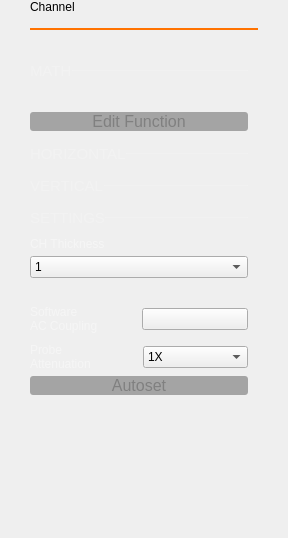
<?xml version="1.0" encoding="UTF-8"?>
<ui version="4.0">
 <class>ChannelSettings</class>
 <widget class="QWidget" name="ChannelSettings">
  <property name="geometry">
   <rect>
    <x>0</x>
    <y>0</y>
    <width>288</width>
    <height>538</height>
   </rect>
  </property>
  <property name="windowTitle">
   <string>Form</string>
  </property>
  <layout class="QVBoxLayout" name="vLayout">
   <property name="spacing">
    <number>0</number>
   </property>
   <property name="leftMargin">
    <number>30</number>
   </property>
   <property name="topMargin">
    <number>0</number>
   </property>
   <property name="rightMargin">
    <number>30</number>
   </property>
   <item>
    <widget class="QLabel" name="label_channelName">
     <property name="sizePolicy">
      <sizepolicy hsizetype="Fixed" vsizetype="Fixed">
       <horstretch>0</horstretch>
       <verstretch>0</verstretch>
      </sizepolicy>
     </property>
     <property name="text">
      <string>Channel</string>
     </property>
    </widget>
   </item>
   <item>
    <spacer name="verticalSpacer">
     <property name="orientation">
      <enum>Qt::Vertical</enum>
     </property>
     <property name="sizeType">
      <enum>QSizePolicy::Fixed</enum>
     </property>
     <property name="sizeHint" stdset="0">
      <size>
       <width>0</width>
       <height>14</height>
      </size>
     </property>
    </spacer>
   </item>
   <item>
    <widget class="Line" name="line_channelColor">
     <property name="minimumSize">
      <size>
       <width>0</width>
       <height>2</height>
      </size>
     </property>
     <property name="maximumSize">
      <size>
       <width>16777215</width>
       <height>2</height>
      </size>
     </property>
     <property name="styleSheet">
      <string notr="true">border: 2px solid #ff7200</string>
     </property>
     <property name="orientation">
      <enum>Qt::Horizontal</enum>
     </property>
    </widget>
   </item>
   <item>
    <spacer name="verticalSpacer_3">
     <property name="orientation">
      <enum>Qt::Vertical</enum>
     </property>
     <property name="sizeType">
      <enum>QSizePolicy::Fixed</enum>
     </property>
     <property name="sizeHint" stdset="0">
      <size>
       <width>20</width>
       <height>32</height>
      </size>
     </property>
    </spacer>
   </item>
   <item>
    <widget class="QScrollArea" name="scrollArea">
     <property name="sizePolicy">
      <sizepolicy hsizetype="Expanding" vsizetype="Preferred">
       <horstretch>0</horstretch>
       <verstretch>0</verstretch>
      </sizepolicy>
     </property>
     <property name="frameShape">
      <enum>QFrame::NoFrame</enum>
     </property>
     <property name="horizontalScrollBarPolicy">
      <enum>Qt::ScrollBarAlwaysOff</enum>
     </property>
     <property name="widgetResizable">
      <bool>true</bool>
     </property>
     <widget class="QWidget" name="scrollAreaWidgetContents">
      <property name="geometry">
       <rect>
        <x>0</x>
        <y>0</y>
        <width>228</width>
        <height>464</height>
       </rect>
      </property>
      <property name="sizePolicy">
       <sizepolicy hsizetype="Expanding" vsizetype="Expanding">
        <horstretch>0</horstretch>
        <verstretch>0</verstretch>
       </sizepolicy>
      </property>
      <layout class="QVBoxLayout" name="verticalLayout">
       <property name="spacing">
        <number>0</number>
       </property>
       <property name="leftMargin">
        <number>0</number>
       </property>
       <property name="topMargin">
        <number>0</number>
       </property>
       <property name="rightMargin">
        <number>10</number>
       </property>
       <property name="bottomMargin">
        <number>0</number>
       </property>
       <item>
        <layout class="QVBoxLayout" name="math_settings_layout">
         <property name="spacing">
          <number>0</number>
         </property>
         <property name="bottomMargin">
          <number>0</number>
         </property>
         <item>
          <widget class="QWidget" name="math_settings_widget" native="true">
           <layout class="QVBoxLayout" name="verticalLayout_2" stretch="0,0,0">
            <property name="spacing">
             <number>6</number>
            </property>
            <property name="leftMargin">
             <number>0</number>
            </property>
            <property name="topMargin">
             <number>0</number>
            </property>
            <property name="rightMargin">
             <number>0</number>
            </property>
            <property name="bottomMargin">
             <number>0</number>
            </property>
            <item>
             <layout class="QHBoxLayout" name="horizontalLayout" stretch="0,0">
              <property name="spacing">
               <number>0</number>
              </property>
              <property name="leftMargin">
               <number>0</number>
              </property>
              <property name="topMargin">
               <number>0</number>
              </property>
              <property name="rightMargin">
               <number>0</number>
              </property>
              <property name="bottomMargin">
               <number>0</number>
              </property>
              <item>
               <widget class="QLabel" name="label">
                <property name="sizePolicy">
                 <sizepolicy hsizetype="Fixed" vsizetype="Fixed">
                  <horstretch>0</horstretch>
                  <verstretch>0</verstretch>
                 </sizepolicy>
                </property>
                <property name="styleSheet">
                 <string notr="true">QLabel {
  font-size: 15px;
  color: rgba(255, 255, 255, 51);
}</string>
                </property>
                <property name="text">
                 <string>MATH</string>
                </property>
               </widget>
              </item>
              <item>
               <widget class="Line" name="line_4">
                <property name="maximumSize">
                 <size>
                  <width>16777215</width>
                  <height>1</height>
                 </size>
                </property>
                <property name="styleSheet">
                 <string notr="true">border: 1px solid rgb(255, 255, 255, 15);</string>
                </property>
                <property name="orientation">
                 <enum>Qt::Horizontal</enum>
                </property>
               </widget>
              </item>
             </layout>
            </item>
            <item>
             <layout class="QHBoxLayout" name="horizontalLayout_2">
              <property name="spacing">
               <number>0</number>
              </property>
              <property name="leftMargin">
               <number>0</number>
              </property>
              <property name="topMargin">
               <number>0</number>
              </property>
              <property name="rightMargin">
               <number>0</number>
              </property>
              <item>
               <spacer name="horizontalSpacer">
                <property name="orientation">
                 <enum>Qt::Horizontal</enum>
                </property>
                <property name="sizeHint" stdset="0">
                 <size>
                  <width>40</width>
                  <height>20</height>
                 </size>
                </property>
               </spacer>
              </item>
              <item>
               <widget class="QLabel" name="function_2">
                <property name="styleSheet">
                 <string notr="true">QLabel {
	color: white;
	font: bold  &quot;Times New Roman&quot;;	
	font-size: 16px;
}</string>
                </property>
                <property name="text">
                 <string/>
                </property>
               </widget>
              </item>
              <item>
               <spacer name="horizontalSpacer_2">
                <property name="orientation">
                 <enum>Qt::Horizontal</enum>
                </property>
                <property name="sizeHint" stdset="0">
                 <size>
                  <width>40</width>
                  <height>20</height>
                 </size>
                </property>
               </spacer>
              </item>
             </layout>
            </item>
            <item>
             <widget class="QPushButton" name="btnEditMath">
              <property name="styleSheet">
               <string notr="true">QPushButton {
	background-color: rgba(0, 0, 0, 80);
	color: gray;
	font: bold  &quot;Times New Roman&quot;;	
	font-size: 16px;
	border-radius: 3px;
  	border: 2px rgba(0, 0, 0, 80);
}

QPushButton:hover {
	color: white;
	background-color: rgba(0, 0, 0, 60);
	border-color: rgba(0, 0, 0, 60);
}</string>
              </property>
              <property name="text">
               <string>Edit Function</string>
              </property>
              <property name="checkable">
               <bool>true</bool>
              </property>
             </widget>
            </item>
           </layout>
          </widget>
         </item>
        </layout>
       </item>
       <item>
        <spacer name="verticalSpacer_10">
         <property name="orientation">
          <enum>Qt::Vertical</enum>
         </property>
         <property name="sizeType">
          <enum>QSizePolicy::Fixed</enum>
         </property>
         <property name="sizeHint" stdset="0">
          <size>
           <width>0</width>
           <height>14</height>
          </size>
         </property>
        </spacer>
       </item>
       <item>
        <layout class="QVBoxLayout" name="horizontal">
         <property name="spacing">
          <number>10</number>
         </property>
         <property name="topMargin">
          <number>0</number>
         </property>
         <item>
          <layout class="QHBoxLayout" name="horizontalLayout_17">
           <property name="spacing">
            <number>0</number>
           </property>
           <property name="leftMargin">
            <number>0</number>
           </property>
           <property name="topMargin">
            <number>0</number>
           </property>
           <property name="rightMargin">
            <number>0</number>
           </property>
           <property name="bottomMargin">
            <number>0</number>
           </property>
           <item>
            <widget class="QLabel" name="label_10">
             <property name="sizePolicy">
              <sizepolicy hsizetype="Fixed" vsizetype="Fixed">
               <horstretch>0</horstretch>
               <verstretch>0</verstretch>
              </sizepolicy>
             </property>
             <property name="styleSheet">
              <string notr="true">QLabel {
  font-size: 15px;
  color: rgba(255, 255, 255, 51);
}</string>
             </property>
             <property name="text">
              <string>HORIZONTAL</string>
             </property>
            </widget>
           </item>
           <item>
            <widget class="Line" name="line_2">
             <property name="minimumSize">
              <size>
               <width>0</width>
               <height>1</height>
              </size>
             </property>
             <property name="maximumSize">
              <size>
               <width>16777215</width>
               <height>1</height>
              </size>
             </property>
             <property name="styleSheet">
              <string notr="true">border: 1px solid rgb(255, 255, 255, 15);</string>
             </property>
             <property name="orientation">
              <enum>Qt::Horizontal</enum>
             </property>
            </widget>
           </item>
          </layout>
         </item>
        </layout>
       </item>
       <item>
        <spacer name="verticalSpacer_5">
         <property name="orientation">
          <enum>Qt::Vertical</enum>
         </property>
         <property name="sizeType">
          <enum>QSizePolicy::Fixed</enum>
         </property>
         <property name="sizeHint" stdset="0">
          <size>
           <width>0</width>
           <height>14</height>
          </size>
         </property>
        </spacer>
       </item>
       <item>
        <layout class="QVBoxLayout" name="vertical">
         <property name="spacing">
          <number>10</number>
         </property>
         <property name="topMargin">
          <number>0</number>
         </property>
         <item>
          <layout class="QHBoxLayout" name="horizontalLayout_16">
           <property name="spacing">
            <number>0</number>
           </property>
           <property name="leftMargin">
            <number>0</number>
           </property>
           <property name="topMargin">
            <number>0</number>
           </property>
           <property name="rightMargin">
            <number>0</number>
           </property>
           <property name="bottomMargin">
            <number>0</number>
           </property>
           <item>
            <widget class="QLabel" name="label_9">
             <property name="sizePolicy">
              <sizepolicy hsizetype="Fixed" vsizetype="Fixed">
               <horstretch>0</horstretch>
               <verstretch>0</verstretch>
              </sizepolicy>
             </property>
             <property name="styleSheet">
              <string notr="true">QLabel {
  font-size: 15px;
  color: rgba(255, 255, 255, 51);
}</string>
             </property>
             <property name="text">
              <string>VERTICAL</string>
             </property>
            </widget>
           </item>
           <item>
            <widget class="Line" name="line">
             <property name="minimumSize">
              <size>
               <width>0</width>
               <height>1</height>
              </size>
             </property>
             <property name="maximumSize">
              <size>
               <width>16777215</width>
               <height>1</height>
              </size>
             </property>
             <property name="styleSheet">
              <string notr="true">border: 1px solid rgb(255, 255, 255, 15);</string>
             </property>
             <property name="orientation">
              <enum>Qt::Horizontal</enum>
             </property>
            </widget>
           </item>
          </layout>
         </item>
        </layout>
       </item>
       <item>
        <spacer name="verticalSpacer_4">
         <property name="orientation">
          <enum>Qt::Vertical</enum>
         </property>
         <property name="sizeType">
          <enum>QSizePolicy::Fixed</enum>
         </property>
         <property name="sizeHint" stdset="0">
          <size>
           <width>0</width>
           <height>14</height>
          </size>
         </property>
        </spacer>
       </item>
       <item>
        <layout class="QVBoxLayout" name="settings">
         <property name="spacing">
          <number>10</number>
         </property>
         <item>
          <layout class="QHBoxLayout" name="horizontalLayout_19">
           <property name="spacing">
            <number>0</number>
           </property>
           <property name="leftMargin">
            <number>0</number>
           </property>
           <property name="topMargin">
            <number>0</number>
           </property>
           <property name="rightMargin">
            <number>0</number>
           </property>
           <property name="bottomMargin">
            <number>0</number>
           </property>
           <item>
            <widget class="QLabel" name="label_8">
             <property name="sizePolicy">
              <sizepolicy hsizetype="Fixed" vsizetype="Fixed">
               <horstretch>0</horstretch>
               <verstretch>0</verstretch>
              </sizepolicy>
             </property>
             <property name="styleSheet">
              <string notr="true">QLabel {
  font-size: 15px;
  color: rgba(255, 255, 255, 51);
}</string>
             </property>
             <property name="text">
              <string>SETTINGS</string>
             </property>
            </widget>
           </item>
           <item>
            <widget class="Line" name="line_3">
             <property name="minimumSize">
              <size>
               <width>0</width>
               <height>1</height>
              </size>
             </property>
             <property name="maximumSize">
              <size>
               <width>16777215</width>
               <height>1</height>
              </size>
             </property>
             <property name="styleSheet">
              <string notr="true">border: 1px solid rgb(255, 255, 255, 15);</string>
             </property>
             <property name="orientation">
              <enum>Qt::Horizontal</enum>
             </property>
            </widget>
           </item>
          </layout>
         </item>
        </layout>
       </item>
       <item>
        <layout class="QGridLayout" name="gridLayout">
         <property name="leftMargin">
          <number>0</number>
         </property>
         <property name="topMargin">
          <number>0</number>
         </property>
         <property name="rightMargin">
          <number>0</number>
         </property>
         <property name="bottomMargin">
          <number>0</number>
         </property>
         <property name="horizontalSpacing">
          <number>0</number>
         </property>
         <property name="verticalSpacing">
          <number>10</number>
         </property>
         <item row="1" column="0" colspan="2">
          <layout class="QVBoxLayout" name="vLayoutLineWidth">
           <property name="spacing">
            <number>0</number>
           </property>
           <property name="topMargin">
            <number>10</number>
           </property>
           <property name="bottomMargin">
            <number>0</number>
           </property>
           <item>
            <widget class="QLabel" name="lblLineWidth">
             <property name="styleSheet">
              <string notr="true">color: rgba(255, 255, 255, 102);</string>
             </property>
             <property name="text">
              <string>CH Thickness</string>
             </property>
            </widget>
           </item>
           <item>
            <spacer name="verticalSpacer_7">
             <property name="orientation">
              <enum>Qt::Vertical</enum>
             </property>
             <property name="sizeType">
              <enum>QSizePolicy::Fixed</enum>
             </property>
             <property name="sizeHint" stdset="0">
              <size>
               <width>10</width>
               <height>5</height>
              </size>
             </property>
            </spacer>
           </item>
           <item>
            <widget class="QComboBox" name="cmbChnLineWidth">
             <property name="currentIndex">
              <number>1</number>
             </property>
             <item>
              <property name="text">
               <string>0.5</string>
              </property>
             </item>
             <item>
              <property name="text">
               <string>1</string>
              </property>
             </item>
             <item>
              <property name="text">
               <string>1.5</string>
              </property>
             </item>
             <item>
              <property name="text">
               <string>2</string>
              </property>
             </item>
             <item>
              <property name="text">
               <string>2.5</string>
              </property>
             </item>
             <item>
              <property name="text">
               <string>3</string>
              </property>
             </item>
             <item>
              <property name="text">
               <string>3.5</string>
              </property>
             </item>
             <item>
              <property name="text">
               <string>4</string>
              </property>
             </item>
             <item>
              <property name="text">
               <string>4.5</string>
              </property>
             </item>
             <item>
              <property name="text">
               <string>5</string>
              </property>
             </item>
            </widget>
           </item>
           <item>
            <spacer name="verticalSpacer_8">
             <property name="orientation">
              <enum>Qt::Vertical</enum>
             </property>
             <property name="sizeType">
              <enum>QSizePolicy::Fixed</enum>
             </property>
             <property name="sizeHint" stdset="0">
              <size>
               <width>10</width>
               <height>5</height>
              </size>
             </property>
            </spacer>
           </item>
           <item>
            <spacer name="verticalSpacer_6">
             <property name="orientation">
              <enum>Qt::Vertical</enum>
             </property>
             <property name="sizeType">
              <enum>QSizePolicy::Fixed</enum>
             </property>
             <property name="sizeHint" stdset="0">
              <size>
               <width>10</width>
               <height>2</height>
              </size>
             </property>
            </spacer>
           </item>
          </layout>
         </item>
         <item row="3" column="0" colspan="2">
          <widget class="QWidget" name="wCoupling" native="true">
           <layout class="QHBoxLayout" name="layCoupling">
            <property name="leftMargin">
             <number>0</number>
            </property>
            <property name="topMargin">
             <number>10</number>
            </property>
            <property name="rightMargin">
             <number>0</number>
            </property>
            <property name="bottomMargin">
             <number>0</number>
            </property>
            <item>
             <widget class="QLabel" name="label_2">
              <property name="styleSheet">
               <string notr="true">color: rgba(255, 255, 255, 102);</string>
              </property>
              <property name="text">
               <string>Software
AC Coupling</string>
              </property>
              <property name="alignment">
               <set>Qt::AlignLeading|Qt::AlignLeft|Qt::AlignVCenter</set>
              </property>
             </widget>
            </item>
            <item>
             <widget class="adiscope::CustomSwitch" name="btnCoupled">
              <property name="text">
               <string/>
              </property>
              <property name="checkable">
               <bool>true</bool>
              </property>
             </widget>
            </item>
           </layout>
          </widget>
         </item>
        </layout>
       </item>
       <item>
        <layout class="QHBoxLayout" name="horizontalLayout_3">
         <property name="spacing">
          <number>7</number>
         </property>
         <property name="topMargin">
          <number>10</number>
         </property>
         <item>
          <widget class="QLabel" name="probe_label">
           <property name="styleSheet">
            <string notr="true">color: rgba(255, 255, 255, 102);</string>
           </property>
           <property name="text">
            <string>Probe
Attenuation</string>
           </property>
          </widget>
         </item>
         <item>
          <widget class="QComboBox" name="probe_attenuation">
           <property name="currentIndex">
            <number>1</number>
           </property>
           <item>
            <property name="text">
             <string>0.1X</string>
            </property>
           </item>
           <item>
            <property name="text">
             <string>1X</string>
            </property>
           </item>
           <item>
            <property name="text">
             <string>10X</string>
            </property>
           </item>
           <item>
            <property name="text">
             <string>100X</string>
            </property>
           </item>
          </widget>
         </item>
        </layout>
       </item>
       <item>
        <spacer name="verticalSpacer_9">
         <property name="orientation">
          <enum>Qt::Vertical</enum>
         </property>
         <property name="sizeType">
          <enum>QSizePolicy::Fixed</enum>
         </property>
         <property name="sizeHint" stdset="0">
          <size>
           <width>20</width>
           <height>5</height>
          </size>
         </property>
        </spacer>
       </item>
       <item>
        <widget class="QPushButton" name="btnAutoset">
         <property name="styleSheet">
          <string notr="true">QPushButton {
	background-color: rgba(0, 0, 0, 80);
	color: gray;
	font: bold  &quot;Times New Roman&quot;;	
	font-size: 16px;
	border-radius: 3px;
  	border: 2px rgba(0, 0, 0, 80);
}

QPushButton:hover {
	color: white;
	background-color: rgba(0, 0, 0, 60);
	border-color: rgba(0, 0, 0, 60);
}</string>
         </property>
         <property name="text">
          <string>Autoset</string>
         </property>
        </widget>
       </item>
       <item>
        <spacer name="verticalSpacer_2">
         <property name="orientation">
          <enum>Qt::Vertical</enum>
         </property>
         <property name="sizeHint" stdset="0">
          <size>
           <width>20</width>
           <height>40</height>
          </size>
         </property>
        </spacer>
       </item>
      </layout>
     </widget>
    </widget>
   </item>
  </layout>
 </widget>
 <customwidgets>
  <customwidget>
   <class>adiscope::CustomSwitch</class>
   <extends>QPushButton</extends>
   <header>customSwitch.hpp</header>
  </customwidget>
 </customwidgets>
 <resources/>
 <connections/>
</ui>
